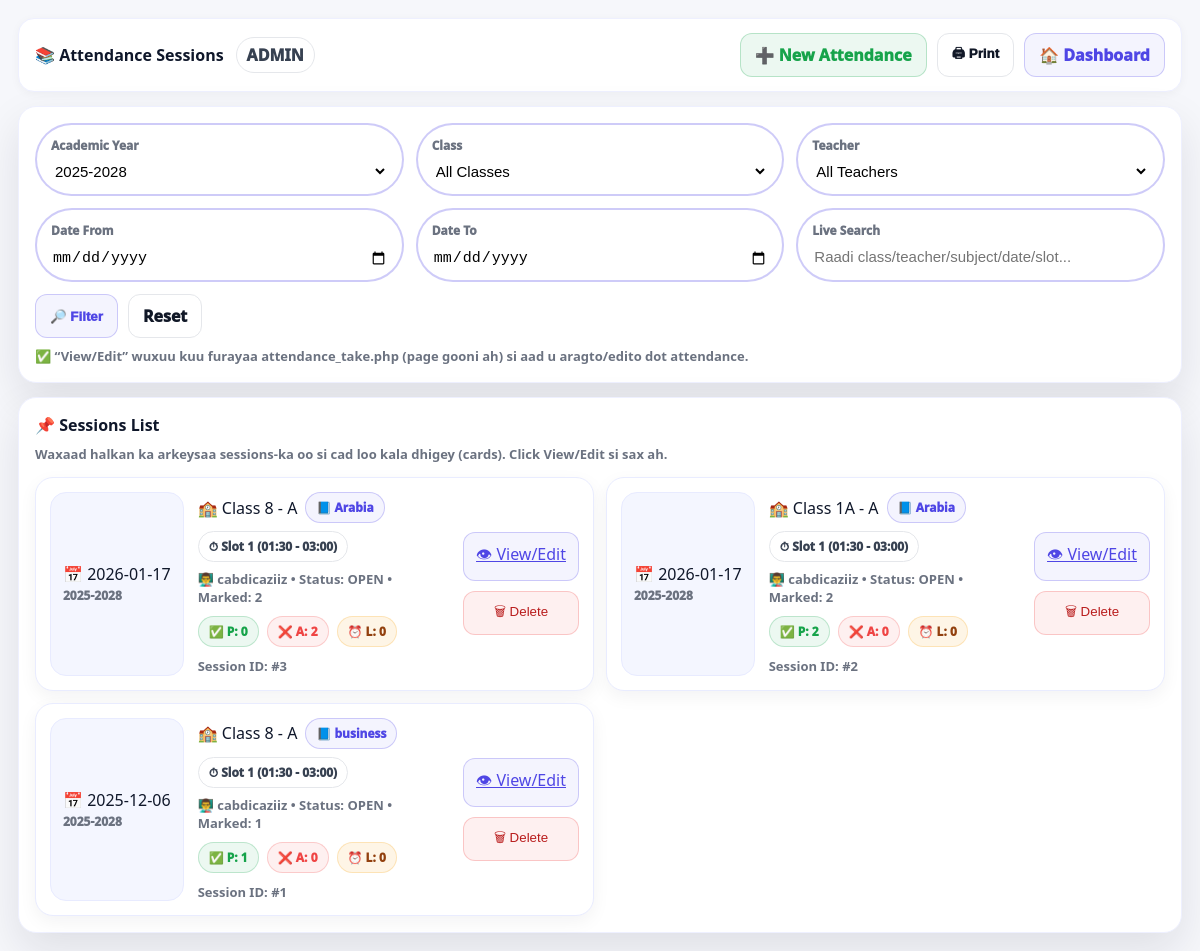
Page /school/attendance_sessions.php?year_id=2 (signed in) on the committed database.
### tables this page shows
CREATE TABLE `attendance_sessions` (
  `session_id` bigint(20) NOT NULL,
  `year_id` int(11) NOT NULL,
  `section_id` bigint(20) NOT NULL,
  `session_date` date NOT NULL,
  `day_id` int(11) NOT NULL,
  `slot_id` int(11) NOT NULL,
  `subject_id` bigint(20) NOT NULL,
  `teacher_id` bigint(20) NOT NULL,
  `status` enum('OPEN','CLOSED') NOT NULL DEFAULT 'OPEN',
  `created_at` timestamp NOT NULL DEFAULT current_timestamp()
);

CREATE TABLE `academic_years` (
  `year_id` int(11) NOT NULL,
  `year_name` varchar(20) NOT NULL,
  `start_date` date NOT NULL,
  `end_date` date NOT NULL,
  `is_current` tinyint(1) NOT NULL DEFAULT 0
);

CREATE TABLE `subjects` (
  `subject_id` bigint(20) NOT NULL,
  `subject_name` varchar(120) NOT NULL,
  `is_active` tinyint(1) NOT NULL DEFAULT 1
);

CREATE TABLE `time_slots` (
  `slot_id` int(11) NOT NULL,
  `slot_no` int(11) NOT NULL,
  `start_time` time NOT NULL,
  `end_time` time NOT NULL,
  `is_break` tinyint(1) NOT NULL DEFAULT 0
);

### school/attendance_sessions.php (the view, shortened to what this page needs)
<?php
require_once __DIR__ . "/conncation.php";
$role   = (string)($_SESSION["role"] ?? "");
function h($v): string { return htmlspecialchars((string)$v, ENT_QUOTES, "UTF-8"); }
$rs = $conn->query("SELECT year_id, year_name FROM academic_years WHERE is_current=1 LIMIT 1");
$currentYear = $rs->fetch_assoc();
$year_id    = (int)($_GET["year_id"] ?? ($currentYear["year_id"] ?? 0));
$date_from  = (string)($_GET["date_from"] ?? "");
$date_to    = (string)($_GET["date_to"] ?? "");
$years = [];
$rs = $conn->query("SELECT year_id, year_name, is_current FROM academic_years ORDER BY start_date DESC");
while ($r = $rs->fetch_assoc()) $years[] = $r;
$where = "WHERE 1=1 ";
$params = [];
$types  = "";
if ($year_id > 0) { $where .= " AND s.year_id=? "; $types.="i"; $params[]=$year_id; }
$sql = "
  SELECT
    s.session_id, s.session_date, s.status,
    ay.year_name,
    CONCAT(g.grade_name,' - ', sec.section_name) AS class_name,
    ts.slot_no, ts.start_time, ts.end_time,
    sub.subject_name,
    emp.full_name AS teacher_name,
    (SELECT COUNT(*) FROM attendance_records ar WHERE ar.session_id=s.session_id) AS total_marked,
    (SELECT COUNT(*) FROM attendance_records ar WHERE ar.session_id=s.session_id AND ar.status='P') AS present_count,
    (SELECT COUNT(*) FROM attendance_records ar WHERE ar.session_id=s.session_id AND ar.status='A') AS absent_count,
    (SELECT COUNT(*) FROM attendance_records ar WHERE ar.session_id=s.session_id AND ar.status='L') AS late_count
  FROM attendance_sessions s
  JOIN academic_years ay ON ay.year_id = s.year_id
  JOIN sections sec ON sec.section_id = s.section_id
  JOIN grades g ON g.grade_id = sec.grade_id
  JOIN time_slots ts ON ts.slot_id = s.slot_id
  JOIN subjects sub ON sub.subject_id = s.subject_id
  JOIN teachers t ON t.teacher_id = s.teacher_id
  JOIN employees emp ON emp.employee_id = t.employee_id
  $where
  ORDER BY s.session_date DESC, ts.slot_no ASC, s.session_id DESC
";
$sessions = [];
$st = $conn->prepare($sql);
if ($types !== "") $st->bind_param($types, ...$params);
$st->execute();
$res = $st->get_result();
while ($r = $res->fetch_assoc()) $sessions[] = $r;
?>
<!doctype html>
<html lang="en">
<head>
</head>
<body>
<div class="wrap">
  <div class="top">
    <b style="font-size:16px;">📚 Attendance Sessions</b>
    <span class="badge"><?= h($role) ?></span>
    <div class="actions">
      <a class="btn green" href="attendance_admin.php">➕ New Attendance</a>
      <button class="btn" onclick="window.print()">🖨 Print</button>
      <a class="btn blue" href="dashboard.php">🏠 Dashboard</a>
    </div>
  </div>
  <div class="card noPrint">
    <form method="get" action="attendance_sessions.php">
      <div class="filters">
        <div class="field">
          <label>Academic Year</label>
          <select name="year_id">
            <?php foreach ($years as $y): ?>
              <option value="<?= (int)$y["year_id"] ?>" <?= ((int)$y["year_id"]===$year_id)?"selected":"" ?>>
                <?= h($y["year_name"]) ?><?= ((int)$y["is_current"]===1)?" (Current)":"" ?>
              </option>
            <?php endforeach; ?>
          </select>
        </div>
        <div class="field">
          <label>Class</label>
          <select name="section_id">
            <option value="">All Classes</option>
          </select>
        </div>
        <div class="field">
          <label>Teacher</label>
          <select name="teacher_id">
            <option value="">All Teachers</option>
          </select>
        </div>
        <div class="field">
          <label>Date From</label>
          <input type="date" name="date_from" value="<?= h($date_from) ?>">
        </div>
        <div class="field">
          <label>Date To</label>
          <input type="date" name="date_to" value="<?= h($date_to) ?>">
        </div>
        <div class="field">
          <label>Live Search</label>
          <input type="text" id="liveSearch" placeholder="Raadi class/teacher/subject/date/slot..." value="">
        </div>
      </div>
      <div style="display:flex;gap:10px;flex-wrap:wrap;margin-top:12px;">
        <button class="btn blue" type="submit">🔎 Filter</button>
        <a class="btn" href="attendance_sessions.php">Reset</a>
      </div>
      <div class="hint">
        ✅ “View/Edit” wuxuu kuu furayaa <b>attendance_take.php</b> (page gooni ah) si aad u aragto/edito dot attendance.
      </div>
    </form>
  </div>
  <div class="card">
    <b style="font-size:16px;">📌 Sessions List</b>
    <div class="hint">Waxaad halkan ka arkeysaa sessions-ka oo si cad loo kala dhigey (cards). Click View/Edit si sax ah.</div>
    <?php if (count($sessions) === 0): ?>
      <div style="margin-top:12px;" class="empty">No sessions found.</div>
    <?php else: ?>
      <div class="gridList" id="sessGrid">
        <?php foreach ($sessions as $s): ?>
          <?php
            $timeLabel = substr((string)$s["start_time"],0,5)." - ".substr((string)$s["end_time"],0,5);
            $searchBlob = strtolower(
              $s["session_date"]." ".$s["year_name"]." ".$s["class_name"]." ".$s["subject_name"]." ".$s["teacher_name"]." slot ".$s["slot_no"]
            );
          ?>
          <div class="sessCard sessRow" data-search="<?= h($searchBlob) ?>">
            <div class="left">
              <div class="date">📅 <?= h($s["session_date"]) ?></div>
              <div class="year"><?= h($s["year_name"]) ?></div>
            </div>
            <div class="mid">
              <div class="line1">
                <div class="className">🏫 <?= h($s["class_name"]) ?></div>
                <span class="chip blue">📘 <?= h($s["subject_name"]) ?></span>
                <span class="chip">⏱ Slot <?= (int)$s["slot_no"] ?> (<?= h($timeLabel) ?>)</span>
              </div>
              <div class="meta">
                👨‍🏫 <b><?= h($s["teacher_name"]) ?></b>
                • Status: <b><?= h($s["status"]) ?></b>
                • Marked: <b><?= (int)$s["total_marked"] ?></b>
              </div>
              <div style="margin-top:10px;display:flex;gap:8px;flex-wrap:wrap;">
                <span class="chip green">✅ P: <?= (int)$s["present_count"] ?></span>
                <span class="chip red">❌ A: <?= (int)$s["absent_count"] ?></span>
                <span class="chip yellow">⏰ L: <?= (int)$s["late_count"] ?></span>
              </div>
              <div class="meta" style="margin-top:10px;">
                Session ID: <b>#<?= (int)$s["session_id"] ?></b>
              </div>
            </div>
            <div class="right">
              <a class="miniBtn blue" href="attendance_take.php?session_id=<?= (int)$s["session_id"] ?>">👁 View/Edit</a>
              <button class="miniBtn red" type="button"
                      onclick="deleteSession(<?= (int)$s['session_id'] ?>,'<?= h($s['session_date']) ?>','<?= h($s['class_name']) ?>')">
                🗑 Delete
              </button>
            </div>
          </div>
        <?php endforeach; ?>
      </div>
    <?php endif; ?>
  </div>
</div>
</body>
</html>

### school/attendance_sessions.php (style rules this page uses)
:root { --bg:#f6f7fb;--card:#fff;--ink:#0f172a;--muted:#6b7280; --primary:#4f46e5;--stroke:#e9ecff;--shadow:0 18px 44px rgba(15,23,42,.10);--radius:18px; --good:#16a34a;--bad:#ef4444;--warn:#f59e0b; }
* { box-sizing:border-box }
body { margin:0;font-family:system-ui,-apple-system,Segoe UI,Roboto,Arial;background:var(--bg);color:var(--ink) }
.wrap { max-width:1250px;margin:0 auto;padding:18px }
.top { background:var(--card);border:1px solid #eef0ff;border-radius:16px;padding:14px 16px;display:flex;align-items:center;gap:12px;box-shadow:0 2px 10px rgba(0,0,0,.04) }
.actions { margin-left:auto;display:flex;gap:10px;flex-wrap:wrap }
.btn { border:1px solid #e5e7eb;background:#fff;padding:10px 14px;border-radius:12px;font-weight:950;cursor:pointer;display:inline-flex;align-items:center;gap:10px;color:#111827;text-decoration:none;transition:.15s }
.btn.blue { border-color:rgba(79,70,229,.25);background:rgba(79,70,229,.06);color:var(--primary) }
.btn.green { border-color:rgba(22,163,74,.25);background:rgba(22,163,74,.08);color:var(--good) }
.card { margin-top:14px;background:var(--card);border:1px solid #eef0ff;border-radius:var(--radius);box-shadow:var(--shadow);padding:16px }
.filters { display:grid;grid-template-columns:1fr 1fr 1fr;gap:12px }
.field { border:2px solid rgba(79,70,229,.28);border-radius:999px;padding:12px 14px;background:#fff }
.field label { display:block;font-size:12px;color:var(--muted);font-weight:950;margin-bottom:6px }
select,input { width:100%;border:none;outline:none;background:transparent;font-size:15px }
.hint { margin-top:10px;color:var(--muted);font-weight:850;font-size:13px;line-height:1.35 }
.badge { display:inline-block;padding:6px 10px;border:1px solid #e5e7eb;border-radius:999px;background:#fff;font-weight:950;color:#374151 }
.gridList { display:grid;grid-template-columns:repeat(2, 1fr);gap:12px;margin-top:14px }
.sessCard { border:1px solid var(--stroke);border-radius:18px;background:#fff;padding:14px; transition:.15s; box-shadow:0 6px 18px rgba(15,23,42,.05); display:flex; gap:14px; align-items:stretch; }
.left { min-width:130px;border-radius:16px;padding:12px;background:#f4f6ff;border:1px solid #e8ebff; display:flex;flex-direction:column;justify-content:center;align-items:flex-start; }
.date { font-weight:1100;font-size:16px }
.year { margin-top:2px;color:var(--muted);font-weight:950;font-size:12px }
.mid { flex:1 }
.line1 { display:flex;gap:8px;flex-wrap:wrap;align-items:center }
.className { font-weight:1100;font-size:16px }
.chip { display:inline-flex;align-items:center;gap:6px;padding:6px 10px;border-radius:999px;border:1px solid #e5e7eb;background:#fff;font-weight:950;font-size:12px;color:#374151 }
.chip.blue { border-color:rgba(79,70,229,.25);background:rgba(79,70,229,.06);color:var(--primary) }
.chip.green { border-color:rgba(22,163,74,.22);background:rgba(22,163,74,.08);color:var(--good) }
.chip.red { border-color:rgba(239,68,68,.22);background:rgba(239,68,68,.08);color:var(--bad) }
.chip.yellow { border-color:rgba(245,158,11,.22);background:rgba(245,158,11,.10);color:#92400e }
.meta { margin-top:8px;color:var(--muted);font-weight:900;font-size:13px;line-height:1.4 }
.right { display:flex;flex-direction:column;gap:10px;justify-content:center }
.miniBtn { border:1px solid #e5e7eb;background:#fff;border-radius:12px;padding:10px 12px;font-weight:1100;cursor:pointer;white-space:nowrap }
.miniBtn.red { border-color:rgba(239,68,68,.25);background:rgba(239,68,68,.08);color:#b91c1c }
.miniBtn.blue { border-color:rgba(79,70,229,.25);background:rgba(79,70,229,.06);color:#4f46e5 }

### rows in the picture
attendance_sessions: session_date "2026-01-17", year.year_name "2025-2028", class_name "Class 8 - A", subject.subject_name "Arabia", slot.slot_no "1", slot.end_time "01:30 - 03:00", teacher_name "cabdicaziiz", status "OPEN", total_marked "2", present_count "0", absent_count "2", late_count "0", session_id "3"
attendance_sessions: session_date "2026-01-17", year.year_name "2025-2028", class_name "Class 1A - A", subject.subject_name "Arabia", slot.slot_no "1", slot.end_time "01:30 - 03:00", teacher_name "cabdicaziiz", status "OPEN", total_marked "2", present_count "2", absent_count "0", late_count "0", session_id "2"
attendance_sessions: session_date "2025-12-06", year.year_name "2025-2028", class_name "Class 8 - A", subject.subject_name "business", slot.slot_no "1", slot.end_time "01:30 - 03:00", teacher_name "cabdicaziiz", status "OPEN", total_marked "1", present_count "1", absent_count "0", late_count "0", session_id "1"

### other values in the picture
$role "ADMIN"
form field year_id "2025-2028"
